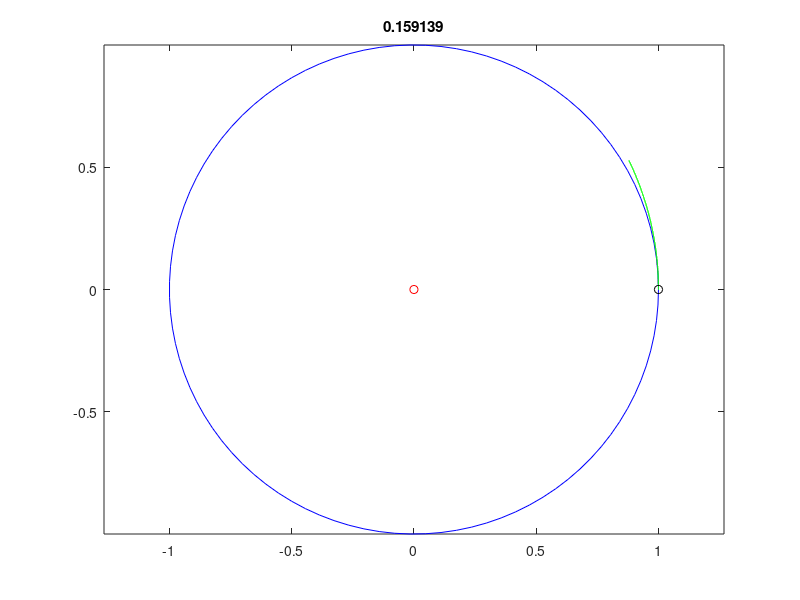

Reproduce this figure in MATLAB.
clear;

h=0.0001;       % timestep of 0.05 time-units
pos=[1 0];    % initial position
vel=[0 1.1];  % initial velocity

steps=10000;              % number of steps
skip=ceil(steps/100);   % plot only 100 frames

theta=linspace(0,2*pi,100);   % equally spaced points
xc=cos(theta);
yc=sin(theta);
originalh = h;

for i=1:steps
  x(i)=pos(1);
  y(i)=pos(2);
  time=(i-1)*h/(2*pi);

  if rem(i,skip)==0
    plot(xc,yc,'b',x,y,'g-',pos(1),pos(2),'ko',0,0,'ro')
    title(time)
    axis equal;
    pause(0);
  end

  r=norm(pos);
  acc=-1/r^2 * pos/r;
 
  % Verlet Method
  if i <= steps/2
      pos = pos + h*vel + 0.5*h^2*acc;
      vel = vel + h*acc;
  else
      pos = pos - h*vel + 0.5*h^2*acc;
      vel = vel - h*acc;
  end
  
end

disp(pos)
